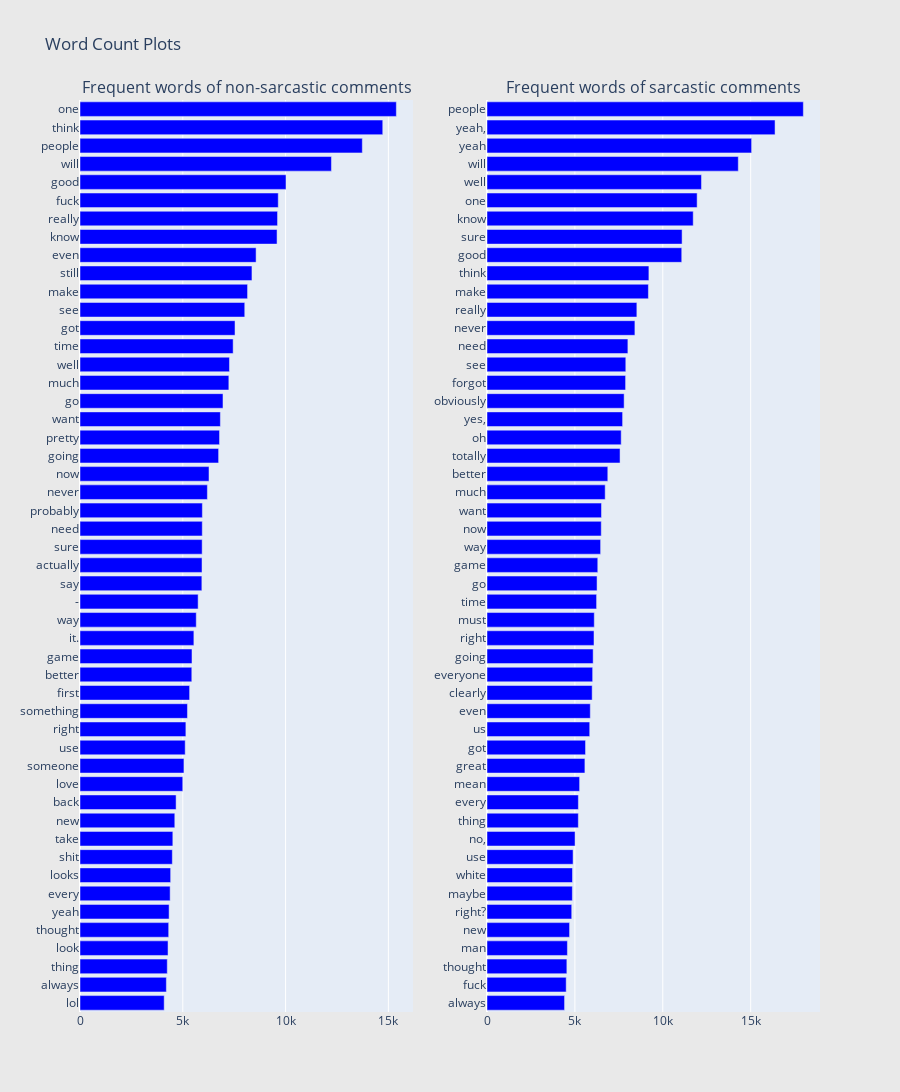

Write notebook code for a chart like this one.
### Code cell
from collections import defaultdict
train1_df = train_df[train_df['label']==1]
train0_df = train_df[train_df['label']==0]


## custom function for ngram generation ##
def generate_ngrams(text, n_gram=1):
    token = [token for token in text.lower().split(" ") if token != "" if token not in STOPWORDS]
    ngrams = zip(*[token[i:] for i in range(n_gram)])
    return [" ".join(ngram) for ngram in ngrams]

## custom function for horizontal bar chart ##
def horizontal_bar_chart(df, color):
    trace = go.Bar(
        y=df["word"].values[::-1],
        x=df["wordcount"].values[::-1],
        showlegend=False,
        orientation = 'h',
        marker=dict(
            color=color,
        ),
    )
    return trace

## Get the bar chart from sincere questions ##
freq_dict = defaultdict(int)
for sent in train0_df["comment"]:
    for word in generate_ngrams(sent):
        freq_dict[word] += 1
fd_sorted = pd.DataFrame(sorted(freq_dict.items(), key=lambda x: x[1])[::-1])
fd_sorted.columns = ["word", "wordcount"]
trace0 = horizontal_bar_chart(fd_sorted.head(50), 'blue')

## Get the bar chart from insincere questions ##
freq_dict = defaultdict(int)
for sent in train1_df["comment"]:
    for word in generate_ngrams(sent):
        freq_dict[word] += 1
fd_sorted = pd.DataFrame(sorted(freq_dict.items(), key=lambda x: x[1])[::-1])
fd_sorted.columns = ["word", "wordcount"]
trace1 = horizontal_bar_chart(fd_sorted.head(50), 'blue')

# Creating two subplots
fig = tools.make_subplots(rows=1, cols=2, vertical_spacing=0.04,
                          subplot_titles=["Frequent words of non-sarcastic comments", 
                                          "Frequent words of sarcastic comments"])
fig.append_trace(trace0, 1, 1)
fig.append_trace(trace1, 1, 2)
fig['layout'].update(height=1200, width=900, paper_bgcolor='rgb(233,233,233)', title="Word Count Plots")
py.iplot(fig, filename='word-plots')

### Figure 1 — Plotly figure (JSON) as saved in the notebook; plotly's stock layout.template omitted (floating-point values rounded to 4 significant figures)
{"data": [{"marker": {"color": "blue"}, "orientation": "h", "showlegend": false, "type": "bar", "x": [4095, 4201, 4245, 4282, 4314, 4334, 4385, 4409, 4491, 4515, 4611, 4674, 4998, 5056, 5117, 5150, 5227, 5332, 5438, 5447, 5539, 5655, 5746, 5927, 5935, 5942, 5947, 5952, 6196, 6275, 6742, 6787, 6828, 6955, 7240, 7270, 7449, 7540, 8014, 8150, 8364, 8565, 9585, 9608, 9643, 10020, 12230, 13732, 14726, 15387], "xaxis": "x", "y": ["lol", "always", "thing", "look", "thought", "yeah", "every", "looks", "shit", "take", "new", "back", "love", "someone", "use", "right", "something", "first", "better", "game", "it.", "way", "-", "say", "actually", "sure", "need", "probably", "never", "now", "going", "pretty", "want", "go", "much", "well", "time", "got", "see", "make", "still", "even", "know", "really", "fuck", "good", "will", "people", "think", "one"], "yaxis": "y"}, {"marker": {"color": "blue"}, "orientation": "h", "showlegend": false, "type": "bar", "x": [4412, 4505, 4543, 4575, 4697, 4820, 4856, 4864, 4896, 5010, 5196, 5199, 5268, 5570, 5605, 5844, 5876, 5983, 6010, 6039, 6087, 6103, 6234, 6261, 6302, 6463, 6500, 6513, 6723, 6872, 7569, 7634, 7714, 7801, 7884, 7896, 8015, 8414, 8525, 9182, 9210, 11078, 11098, 11731, 11954, 12201, 14295, 15053, 16386, 17996], "xaxis": "x2", "y": ["always", "fuck", "thought", "man", "new", "right?", "maybe", "white", "use", "no,", "thing", "every", "mean", "great", "got", "us", "even", "clearly", "everyone", "going", "right", "must", "time", "go", "game", "way", "now", "want", "much", "better", "totally", "oh", "yes,", "obviously", "forgot", "see", "need", "never", "really", "make", "think", "good", "sure", "know", "one", "well", "will", "yeah", "yeah,", "people"], "yaxis": "y2"}], "layout": {"annotations": [{"font": {"size": 16}, "showarrow": false, "text": "Frequent words of non-sarcastic comments", "x": 0.225, "xanchor": "center", "xref": "paper", "y": 1, "yanchor": "bottom", "yref": "paper"}, {"font": {"size": 16}, "showarrow": false, "text": "Frequent words of sarcastic comments", "x": 0.775, "xanchor": "center", "xref": "paper", "y": 1, "yanchor": "bottom", "yref": "paper"}], "height": 1200, "paper_bgcolor": "rgb(233,233,233)", "title": {"text": "Word Count Plots"}, "width": 900, "xaxis": {"anchor": "y", "domain": [0, 0.45]}, "xaxis2": {"anchor": "y2", "domain": [0.55, 1]}, "yaxis": {"anchor": "x", "domain": [0, 1]}, "yaxis2": {"anchor": "x2", "domain": [0, 1]}}}
